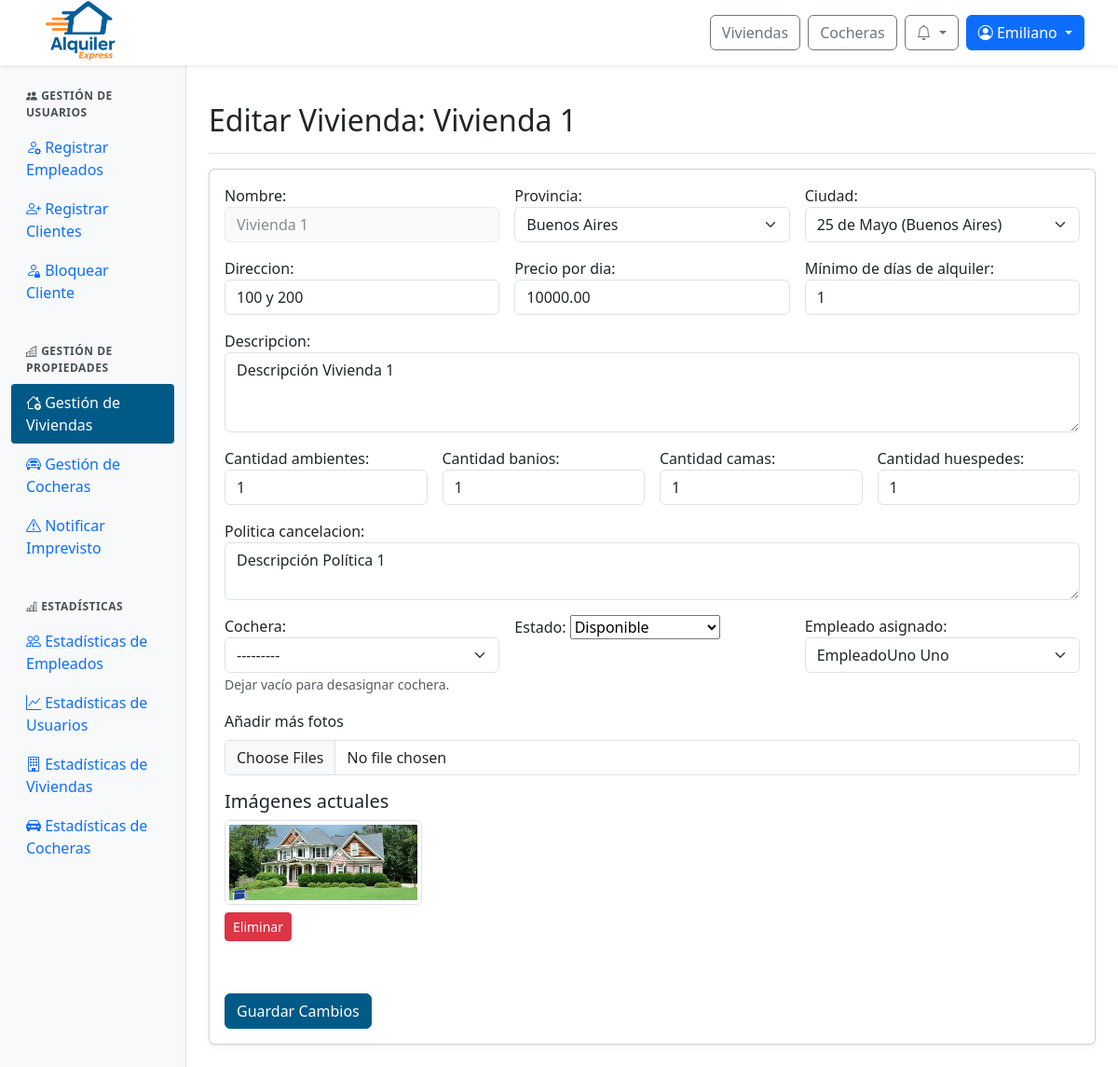
The page /panel/inmuebles/editar/5/ (signed in) on the database its author committed.
### web/models.py (models this page shows, shortened)
class Inmueble(models.Model):
    id_inmueble = models.AutoField(primary_key=True)
    nombre = models.CharField(max_length=100, unique=True)
    direccion = models.TextField()
    provincia = models.ForeignKey(Provincia, on_delete=models.SET_NULL, null=True)
    ciudad = models.ForeignKey(Ciudad, on_delete=models.SET_NULL, null=True)
    descripcion = models.TextField()
    cantidad_banios = models.IntegerField()
    cantidad_ambientes = models.IntegerField()
    cantidad_camas = models.IntegerField()
    cantidad_huespedes = models.IntegerField()
    precio_por_dia = models.DecimalField(max_digits=10, decimal_places=2)
    politica_cancelacion = models.TextField()
    fecha_publicacion = models.DateField()
    cochera = models.ForeignKey(Cochera, null=True, blank=True, on_delete=models.SET_NULL)
    estado = models.ForeignKey(Estado, on_delete=models.SET_NULL, null=True)
    empleado = models.ForeignKey(Perfil, null=True, blank=True, on_delete=models.SET_NULL)
    minimo_dias_alquiler = models.PositiveIntegerField(default=1, verbose_name="Mínimo de días de alquiler")

class Perfil(models.Model):
    id_perfil = models.AutoField(primary_key=True)
    usuario = models.OneToOneField(User, on_delete=models.CASCADE)
    dni = models.CharField(max_length=20)
    fecha_nacimiento = models.DateField(null=True, blank=True)

class InmuebleImagen(models.Model):
    id_imagen = models.AutoField(primary_key=True)
    inmueble = models.ForeignKey(Inmueble, related_name='imagenes', on_delete=models.CASCADE)
    imagen = models.ImageField(upload_to='inmuebles/')
    descripcion = models.CharField(max_length=255, blank=True)

### web/views/viewsAdminPropiedades.py (the view)
# urls.py: path('panel/inmuebles/editar/<int:id_inmueble>/', viewsAdminPropiedades.admin_inmuebles_editar, name='admin_inmuebles_editar'),
@login_required
@user_passes_test(is_admin)
def admin_inmuebles_editar(request, id_inmueble):
    inmueble = get_object_or_404(Inmueble, id_inmueble=id_inmueble)
    empleados = Perfil.objects.filter(usuario__groups__name="empleado").distinct()
    admins = Perfil.objects.filter(usuario__is_staff=True).distinct()
    perfiles_posibles = empleados | admins
    if inmueble.empleado and inmueble.empleado.pk not in perfiles_posibles.values_list('pk', flat=True):
        perfiles_posibles = perfiles_posibles | Perfil.objects.filter(pk=inmueble.empleado.pk)
    if request.method == "POST":
        form = InmuebleForm(
            request.POST or None,
            request.FILES or None,
            instance=inmueble,
            perfiles_empleados=perfiles_posibles
        )
        form.fields['empleado'].queryset = perfiles_posibles.distinct()
        if form.is_valid():
            form.instance.nombre = inmueble.nombre
            inmueble = form.save()
            imagenes = request.FILES.getlist('imagenes')
            for img in imagenes:
                InmuebleImagen.objects.create(inmueble=inmueble, imagen=img)
            if request.headers.get('X-Requested-With') == 'XMLHttpRequest':
                return JsonResponse({'success': True, 'message': 'Inmueble actualizado correctamente.'})
            messages.success(request, "Inmueble actualizado correctamente.")
            return redirect('admin_inmuebles_editar', id_inmueble=inmueble.id_inmueble)
        else:
            if request.headers.get('X-Requested-With') == 'XMLHttpRequest':
                return JsonResponse({
                    'success': False,
                    'message': 'Corrige los errores en el formulario.',
                    'errors': form.errors.get_json_data()
                }, status=400)
            messages.error(request, "Corrige los errores en el formulario.")
    else:
        form = InmuebleForm(instance=inmueble)
        form.fields['empleado'].queryset = perfiles_posibles
    imagenes = inmueble.imagenes.all()
    return render(request, 'admin/admin_inmuebles_editar.html', {
        'form': form,
        'inmueble': inmueble,
        'imagenes': imagenes,
        'empleados': empleados,
        'admins': admins,
    })

### web/authentication.py (called while the page is built)
    def get_user(self, user_id):
        try:
            return User.objects.get(pk=user_id)
        except User.DoesNotExist:
            return None

### web/context_processors.py (called while the page is built)
def notifications(request):
    if request.user.is_authenticated:
        try:
            return {
                'notificaciones': request.user.perfil.notificacion_set.order_by('-fecha_creacion')[:10],
                'notificaciones_no_leidas': request.user.perfil.notificacion_set.filter(leido=False).count()
            }
        except Exception:
            return {}
    return {}

def is_client_context(request):
    return {'is_client': is_client(request.user)}

### web/models.py (called while the page is built)
    def __str__(self):
        return self.nombre

    def __str__(self):
        return self.nombre

    def __str__(self):
        return f"{self.nombre} ({self.provincia.nombre})"

    def __str__(self):
        return self.nombre

### web/utils.py (called while the page is built)
def is_client(user):
    return user.is_authenticated and user.groups.filter(name="cliente").exists()

def is_admin(user):
    return user.is_authenticated and user.is_staff

### web/templates/admin/admin_inmuebles_editar.html (shortened to what this page needs)
{% extends 'admin/admin_base.html' %}
{% load static %}
{% block admin_content %}
<div class="d-flex justify-content-between flex-wrap flex-md-nowrap align-items-center pt-3 pb-2 mb-3 border-bottom">
  <h1 class="h2">Editar Vivienda: {{ inmueble.nombre }}</h1>
</div>
<div class="card shadow-sm">
  <div class="card-body">
    <form method="post" id="inmuebleForm" enctype="multipart/form-data">
      <div class="row g-3">
        <div class="col-md-4">
          {{ form.nombre.label_tag }}
          <input type="text" name="nombre" id="id_nombre" class="form-control bg-light text-muted" value="{{ form.nombre.value }}" readonly style="pointer-events: none; opacity: 0.7;">
        </div>
        <div class="col-md-4">
          {{ form.provincia.label_tag }}
          {{ form.provincia }}
        </div>
        <div class="col-md-4">
          {{ form.ciudad.label_tag }}
          {{ form.ciudad }}
        </div>
        <div class="col-md-4">
          {{ form.direccion.label_tag }}
          {{ form.direccion }}
        </div>
        <div class="col-md-4">
          {{ form.precio_por_dia.label_tag }}
          {{ form.precio_por_dia }}
        </div>
        <div class="col-md-4">
          {{ form.minimo_dias_alquiler.label_tag }}
          {{ form.minimo_dias_alquiler }}
        </div>
        <div class="col-12">
          {{ form.descripcion.label_tag }}
          {{ form.descripcion }}
        </div>
        <div class="col-md-3">
          {{ form.cantidad_ambientes.label_tag }}
          {{ form.cantidad_ambientes }}
        </div>
        <div class="col-md-3">
          {{ form.cantidad_banios.label_tag }}
          {{ form.cantidad_banios }}
        </div>
        <div class="col-md-3">
          {{ form.cantidad_camas.label_tag }}
          {{ form.cantidad_camas }}
        </div>
        <div class="col-md-3">
          {{ form.cantidad_huespedes.label_tag }}
          {{ form.cantidad_huespedes }}
        </div>
        <div class="col-12">
          {{ form.politica_cancelacion.label_tag }}
          {{ form.politica_cancelacion }}
        </div>
        <div class="col-md-4">
          {{ form.cochera.label_tag }}
          {{ form.cochera }}
          <small class="text-muted">Dejar vacío para desasignar cochera.</small>
        </div>
        <div class="col-md-4">
          {{ form.estado.label_tag }}
          {{ form.estado }}
        </div>
        <div class="col-md-4">
            {{ form.empleado.label_tag }}
            <select name="empleado" id="id_empleado" class="form-select">
                {% for empleado in empleados %}
                  <option value="{{ empleado.pk }}"
                      {% if inmueble.empleado and inmueble.empleado.pk == empleado.pk %}selected{% endif %}>
                      {{ empleado.usuario.get_full_name }}
                  </option>
                {% endfor %}
            </select>
        </div>
        <div class="col-md-12">
          <label for="id_imagenes" class="form-label">Añadir más fotos</label>
          <input type="file" name="imagenes" id="id_imagenes" class="form-control" multiple accept="image/*">
        </div>
        <div class="col-12">
          <h5>Imágenes actuales</h5>
          <div class="row" id="imagenes-actuales">
            {% for imagen in imagenes %}
            <div class="col-md-3 mb-3">
              <img src="{{ imagen.imagen.url }}" class="img-thumbnail" style="max-height: 150px;">
              <div class="mt-2">
                <a href="#" class="btn btn-sm btn-danger eliminar-imagen" data-id="{{ imagen.id_imagen }}">Eliminar</a>
              </div>
            </div>
            {% endfor %}
          </div>
        </div>
        <div class="col-12">
          <button type="submit" class="btn btn-primary btn-azul">Guardar Cambios</button>
        </div>
      </div>
    </form>
  </div>
</div>
{% endblock %}

### web/templates/base/base.html (shortened to what this page needs)
{% load static %}
{% load user_groups %}
<!DOCTYPE html>
<html lang="es">
<head>
  <link rel="stylesheet" href="{% static 'css/normalize.css' %}">
  <link href="https://cdn.jsdelivr.net/npm/bootstrap@5.3.3/dist/css/bootstrap.min.css" rel="stylesheet">
  <link href="https://cdn.jsdelivr.net/npm/bootstrap-icons@1.10.5/font/bootstrap-icons.css" rel="stylesheet">
  <link rel="stylesheet" href="https://cdn.jsdelivr.net/npm/sweetalert2@11/dist/sweetalert2.min.css">
  <link rel="stylesheet" href="{% static 'css/global.css' %}">
  <link rel="stylesheet" href="{% static 'css/notification.css' %}">
  {% block extra_css %}{% endblock %}
</head>
<body>
  <nav class="navbar navbar-expand-lg navbar-light bg-white fixed-top shadow-sm px-4">
    <div class="navbar__container container-fluid d-flex align-items-center justify-content-between">
      <div class="d-flex align-items-center me-3">
        <a href="{% url 'index' %}">
          <img src="{% static 'img/logo-alquiler-express-3.png' %}" alt="Logo Alquiler Express" class="navbar__icon">
        </a>
      </div>
      <div class="navbar__buttons d-flex align-items-center ms-3">
        <a href="{% url 'buscar_inmuebles' %}" class="btn btn-outline-secondary me-2">Viviendas</a>
        <a href="{% url 'buscar_cocheras' %}" class="btn btn-outline-secondary me-2">Cocheras</a>
        {% if user.is_authenticated %}
          <div class="dropdown me-2">
            <button class="btn btn-outline-secondary position-relative dropdown-toggle"
                    type="button"
                    id="notificacionesDropdown"
                    data-bs-toggle="dropdown"
                    aria-expanded="false"
                    onclick="marcarTodasLeidas('{% url 'marcar_todas_leidas' %}', '{{ csrf_token }}')">
              <i class="bi bi-bell"></i>
            </button>
          </div>
          <div class="dropdown">
            <button class="btn btn-primary dropdown-toggle" type="button" id="userOptionsDropdown" data-bs-toggle="dropdown" aria-expanded="false">
              <i class="bi bi-person-circle"></i> {{ user.first_name|default:user.username }}
            </button>
          </div>
        {% else %}
          <a href="{% url 'login' %}" class="btn btn-outline-secondary me-2">Iniciar sesión</a>
          <a href="{% url 'register' %}" class="btn btn-primary">Registrarse</a>
        {% endif %}
      </div>
    </div>
  </nav>
  {% block content %}{% endblock content %}
</body>
</html>

### web/static/css/global.css (style rules this page uses)
:root { --color-azul-alquiler: #005A87; --color-azul-hover: #004466; --color-azul-active: #003347; --color-azul-focus-shadow: rgba(0, 90, 135, 0.25); --color-naranja-alquiler: #F26A1B; --color-naranja-hover: #d85b17; --color-naranja-active: #b84e14; --color-naranja-focus-shadow: rgba(242, 106, 27, 0.25); }
.btn-azul { color: #fff; background-color: var(--color-azul-alquiler); border: 1px solid var(--color-azul-alquiler); transition: color 0.15s ease-in-out, background-color 0.15s ease-in-out, border-color 0.15s ease-in-out, box-shadow 0.15s ease-in-out; }
.navbar { height: 70px; }
.navbar__container { height: 70px; }
.navbar__icon { height: 72px; }

### web/static/css/admin.css (style rules this page uses)
:root { --color-azul-alquiler: #005A87; --color-naranja-alquiler: #F26A1B; --color-azul-hover: #004466; --color-naranja-hover: #d85b17; }

### rows shown on the page
Inmueble: nombre "Vivienda 1", provincia "Buenos Aires", ciudad "25 de Mayo (Buenos Aires)", direccion "100 y 200", precio_por_dia "10000.00", minimo_dias_alquiler "1", descripcion "Descripción Vivienda 1", cantidad_ambientes "1", cantidad_banios "1", cantidad_camas "1", cantidad_huespedes "1", politica_cancelacion "Descripción Política 1", cochera "---------", estado "Disponible", empleado "EmpleadoUno Uno"
InmuebleImagen: imagen (picture)

### other values the page prints
{{ user.first_name|default:user.username }} "Emiliano"
